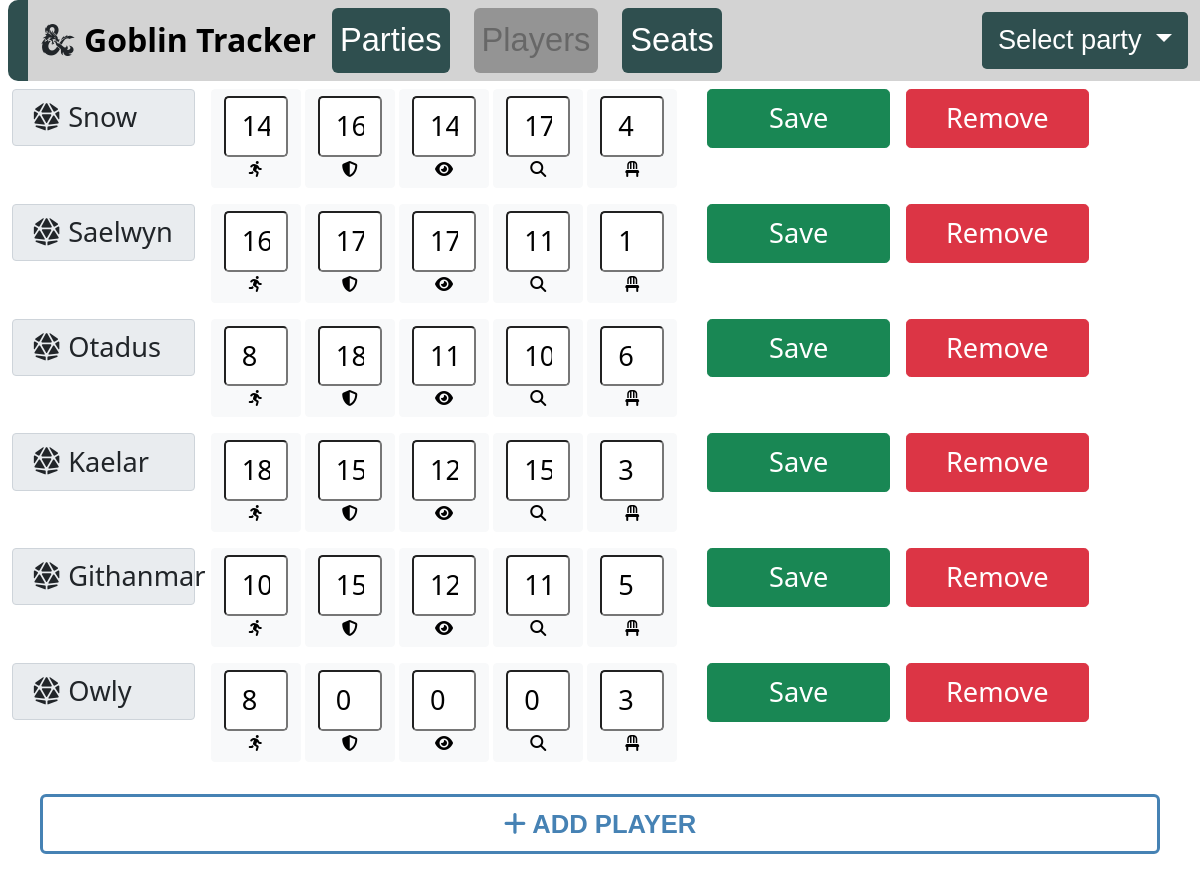
The page /players on the database its author committed.
### characters.py (models this page shows, shortened)
class Character(db.Model):
    name = db.Column(db.String(20), primary_key=True)
    initiative = db.Column(db.Integer, unique=False, nullable=False)
    enabled = db.Column(db.Boolean, unique=False, nullable=False)
    is_current = db.Column(db.Boolean, unique=False, nullable=False)
    is_next = db.Column(db.Boolean, unique=False, nullable=False)
    dexterity = db.Column(db.Integer, unique=False, nullable=False)
    ac = db.Column(db.Integer, unique=False, nullable=False)
    pass_inv = db.Column(db.Integer, unique=False, nullable=False)
    pass_per = db.Column(db.Integer, unique=False, nullable=False)
    is_player = db.Column(db.Boolean, unique=False, nullable=False)
    is_monster = db.Column(db.Boolean, unique=False, nullable=False)
    seat = db.Column(db.Integer, unique=False, nullable=False)
    party = db.Column(db.Integer, unique=False, nullable=False)

### index_blueprint.py (the view)
@index_blueprint.route("/players", methods=['GET', 'POST'])
def players():
    if request.method == 'POST':
        if 'save' in request.form:
            if Character.updatePlayer(request.form):
                flash("Succesfully saved", 'info')
            parties = Party.query.all()
            activeParty = Party.query.filter_by(active=True).first()
            if not activeParty:
                chars = Character.query.all()
            else:
                chars = Character.query.filter_by(party=activeParty.id, is_player=True).all()
            return render_template("players.html", content=chars, page="players", parties=parties)
        elif 'add_character' in request.form:
            return redirect(url_for('index.add_character'))
        elif 'remove' in request.form:
            if Character.deletePlayer(request.form['remove']):
                flash("Player deleted", 'info')
            else:
                flash("Failed to delete player", 'warning')
        if 'changeParty' in request.form:
            Party.toggle_active(request.form['changeParty'])
        parties = Party.query.all()
        activeParty = Party.query.filter_by(active=True).first()
        if not activeParty:
            chars = Character.query.all()
        else:
            chars = Character.query.filter_by(party=activeParty.id, is_player=True).all()
        return render_template("players.html", content=chars, page="players", parties=parties)
    elif request.method == 'GET':
        parties = Party.query.all()
        activeParty = Party.query.filter_by(active=True).first()
        if not activeParty:
            chars = Character.query.all()
        else:
            chars = Character.query.filter_by(party=activeParty.id, is_player=True).all()
        if not chars:
            flash("No players", 'warning')
        return render_template("players.html", content=chars, page="players", parties=parties)

### templates/players.html (shortened to what this page needs)
{% extends "base.html" %} {% block title %}Init Tracker{% endblock %} {% block
content %}
  <div class="row mh-80 h-80">
    <div class="col overflow-auto">
      {% if not content %}
       No players
      {% else %}
        {% for character in content %}
        <form action="#" method="post">
          <div class="row gx-3 mb-3 h-100">
            <div class="col-2 h-100">
              <label
                class="input-group-text text-left"
                style="font-size: 1.7em; text-align: left"
              >
                <i class="fas fa-dice-d20 p-2"></i>{{ character.name }}</label
              >
            </div>
            <div class="col-5 h-100">
              <div class="btn d-inline-block btn-light" style="width: 90px">
                <input
                  type="text"
                  class="form-control-xlg w-100"
                  placeholder="1-10"
                  aria-describedby="basic-addon1"
                  name="dexterity"
                  value="{{ character.dexterity }}"
                />
                <i
                  class="fas fa-running"
                  style="font-size: 1em; color: black"
                ></i>
              </div>
              <div class="btn d-inline-block btn-light" style="width: 90px">
                <input
                  type="text"
                  class="form-control-xlg w-100"
                  placeholder="1-10"
                  aria-describedby="basic-addon1"
                  name="ac"
                  value="{{ character.ac }}"
                />
                <i
                  class="fas fa-shield-alt"
                  style="font-size: 1em; color: black"
                ></i>
              </div>
              <div class="btn d-inline-block btn-light" style="width: 90px">
                <input
                  type="text"
                  class="form-control-xlg w-100"
                  placeholder="1-10"
                  aria-describedby="basic-addon1"
                  name="per"
                  value="{{ character.pass_per }}"
                />
                <i class="fas fa-eye" style="font-size: 1rem; color: black"></i>
              </div>
              <div class="btn d-inline-block btn-light" style="width: 90px">
                <input
                  type="text"
                  class="form-control-xlg w-100"
                  placeholder="1-10"
                  aria-describedby="basic-addon1"
                  name="inv"
                  value="{{ character.pass_inv }}"
                />
                <i class="fas fa-search" style="font-size: 1rem; color: black"></i>
              </div>
              <div class="btn d-inline-block btn-light" style="width: 90px">
                <input
                  type="text"
                  class="form-control-xlg w-100"
                  placeholder="1-10"
                  aria-describedby="basic-addon1"
                  name="seat"
                  value="{{ character.seat }}"
                />
                <i class="fas fa-chair" style="font-size: 1rem; color: black"></i>
              </div>
            </div>
            <div class="col-2 h-100">
              <button
                class="btn btn-xlg btn-success w-100"
                type="submit"
                id="button-addon1"
                value="{{ character.name }}"
                name="save"
              >
                Save
              </button>
            </div>
            <div class="col-2 h-100">
              <button
                class="btn btn-xlg btn-danger w-100"
                type="submit"
                id="button-addon1"
                value="{{ character.name }}"
                name="remove"
              >
                Remove
              </button>
            </div>
          </div>
        </form>
          {% endfor %}
          {% endif %}
    </div>
  </div>
  <form action="#" method="post">
    <div class="row p-3 mh-15 h-15">
      <div class="col text-center px-4">
        <button
          type="submit"
          class="btn btn-custom btn-lg w-100 {{ add }}"
          name="add_character"
          value="add_character"
          {{
          add
          }}
        >
          <i class="fas fa-plus"></i>
          ADD PLAYER
        </button>
      </div>
    </div>
  </form>
{% endblock %}

### templates/base.html (shortened to what this page needs)
<!DOCTYPE html>
<html>
  <head>
    <link
      href="https://cdn.jsdelivr.net/npm/bootstrap@5.1.3/dist/css/bootstrap.min.css"
      rel="stylesheet"
    />
  </head>
  <body>
    <div class="navtop mb-2 ms-2 h-100">
      <div class="navleft"></div>
      <div style="flex-grow:1;">
        <nav class="navbar navbar-expand-lg" style="background-color: lightgray">
          <div class="container-fluid">
            <i class="fab fa-d-and-d fa-2x me-2"></i>
            <a class="navbar-brand" href="{{ url_for('index.dashboard') }}">Goblin Tracker</a>
            <div class="collapse navbar-collapse" id="navbarNav">
              <ul class="navbar-nav">
                <li class="nav-item">
                  {% if page == "parties" %}
                    <a class="nav-link btn-disabled btn-header btn-header-disabled me-4" aria-current="page" href="{{ url_for('index.parties') }}">Parties</a>
                  {% else %}
                    <a class="nav-link btn-header me-4" aria-current="page" href="{{ url_for('index.parties') }}">Parties</a>
                  {% endif %}
                </li>
                <li class="nav-item">
                  {% if page == "players" %}
                    <a class="nav-link btn-disabled btn-header btn-header-disabled me-4" aria-current="page" href="{{ url_for('index.players') }}">Players</a>
                  {% else %}
                    <a class="nav-link btn-header me-4" aria-current="page" href="{{ url_for('index.players') }}">Players</a>
                  {% endif %}
                </li>
                <li class="nav-item">
                  {% if page == "seats" %}
                    <a class="nav-link btn-disabled btn-header btn-header-disabled me-4" aria-current="page" href="{{ url_for('index.seats') }}">Seats</a>
                  {% else %}
                    <a class="nav-link btn-header me-4" aria-current="page" href="{{ url_for('index.seats') }}">Seats</a>
                  {% endif %}
                </li>
              </ul>
            </div>
          <form action="#" method="post">
          <div class="dropdown">
            <button class="btn btn-header dropdown-toggle btn-xlg" type="button" id="dropdownMenuButton1" data-bs-toggle="dropdown" aria-expanded="false">
              Select party
            </button>
          </div>
        </form>
          </div>
        </nav>
      </div>
    </div>
    <div class="container-fluid vh-100">
      {% block content %}{% endblock %}
    </div>
  </body>
</html>

### templates/base.html (style rules this page uses)
.btn-custom { border-radius: 6px; border: solid 3px; border-color: steelblue; color: steelblue; font-size: 1.6em; font-weight: 600; font-family: "Trebuchet MS", "Lucida Sans Unicode", "Lucida Grande", "Lucida Sans", Arial, sans-serif; }
.btn-header { border-radius: 6px; border: 0px; color: white; background-color: darkslategray; font-size: 1.2em; font-weight: 400; font-family: "Trebuchet MS", "Lucida Sans Unicode", "Lucida Grande", "Lucida Sans", Arial, sans-serif; }
.btn-disabled { background-color: rgba(0,0,0,.3); color: rgba(0,0,0,.3); }
.btn-xlg { padding: 0.5rem 1rem; font-size: 1.7rem; border-radius: 0.3rem; }
.form-control-xlg { min-height: calc(1.5em + 1rem + 2px); padding: 0.5rem 1rem; font-size: 1.7rem; border-radius: 0.3rem; }
.navbar-brand { font-size: 2em; font-weight: 600; color:black; }
.nav-item { font-size: 1.7em; }
.navtop { position: relative; display: flex; flex-wrap: wrap; align-items: center; justify-content: space-between; padding-top: 0rem; padding-bottom: 0rem; }
.navleft { background-color: darkslategray; width:20px; min-height:81px; border-top-left-radius: 10px; border-bottom-left-radius: 10px; }

### rows shown on the page
Character: name "Snow", dexterity "14", ac "16", per "14", inv "17", seat "4"
Character: name "Saelwyn", dexterity "16", ac "17", per "17", inv "11", seat "1"
Character: name "Otadus", dexterity "8", ac "18", per "11", inv "10", seat "6"
Character: name "Kaelar", dexterity "18", ac "15", per "12", inv "15", seat "3"
Character: name "Githanmar", dexterity "10", ac "15", per "12", inv "11", seat "5"
Character: name "Owly", dexterity "8", ac "0", per "0", inv "0", seat "3"
